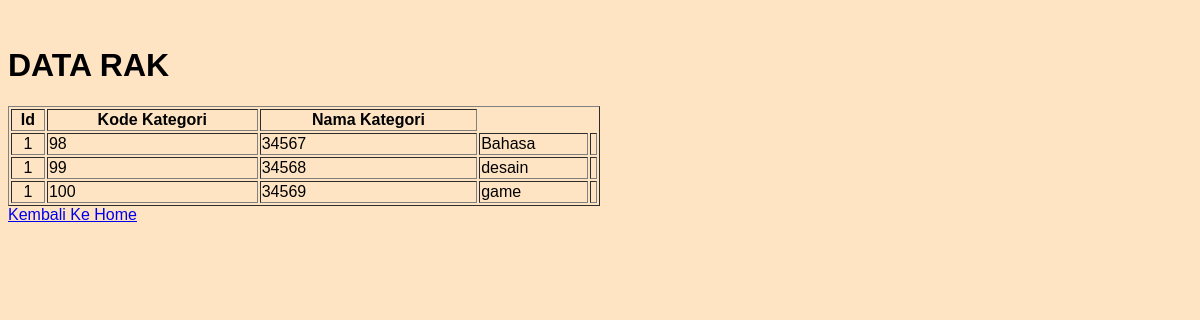
/interface/datakategorii.php, run on the app's committed database.
### tables this page shows
CREATE TABLE IF NOT EXISTS `kategori_buku` (
  `id` int(11) NOT NULL,
  `kode_kategori` varchar(5) NOT NULL,
  `nama_kategori` varchar(35) NOT NULL,
  PRIMARY KEY (`id`),
  KEY `kode_kategori` (`kode_kategori`)
);

### interface/datakategorii.php (the view, shortened to what this page needs)
<!DOCTYPE html>
<html>
<head>
	<link rel="stylesheet" type="text/css" href="style.css">
</head>
<body>
	<br/>
	<h1>DATA RAK</h1>
	<div class="table">
		<table border="1px" width="50%" height="7%">
			<tr>
				<th>Id</th>
				<th>Kode Kategori</th>
				<th>Nama Kategori</th>
			</tr>
		<?php
$kategori = mysql_query("select * from kategori_buku");
$no = 1;
while($data=mysql_fetch_array($kategori)){
?>
		<tr>
				<td align="center"><?php echo $no?></td>
				<td><?php echo $data['id'];?></td>
				<td><?php echo $data['kode_kategori'];?></td>
				<td><?php echo $data['nama_kategori'];?></td>
				<td align="center">
		</tr>
		<?php } ?>
	</table>
	<tr>
		<th><a class="tombol" href="homeperpus.php">Kembali Ke Home</a></th>
	</tr>
</body>
</html>

### interface/style.css (style rules this page uses)
body { background-color:#ffe4c4; font-size:16px color:#ffe4e1; font-family: sans-serif; }

### data on the page
kategori_buku: id "98", kode_kategori "34567", nama_kategori "Bahasa"
kategori_buku: id "99", kode_kategori "34568", nama_kategori "desain"
kategori_buku: id "100", kode_kategori "34569", nama_kategori "game"
